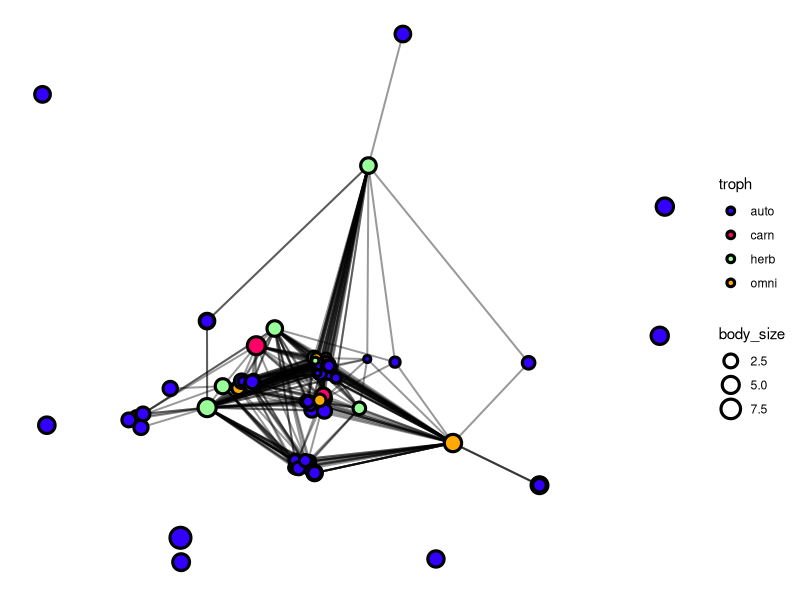
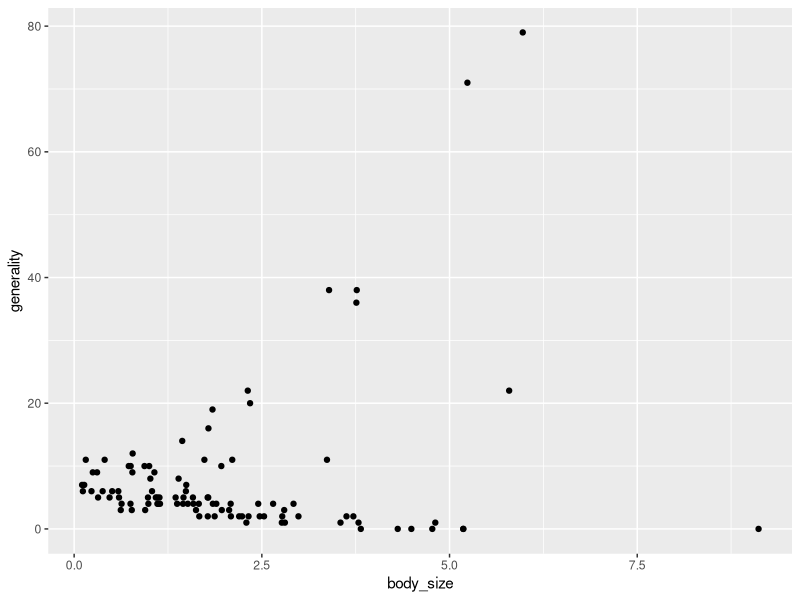
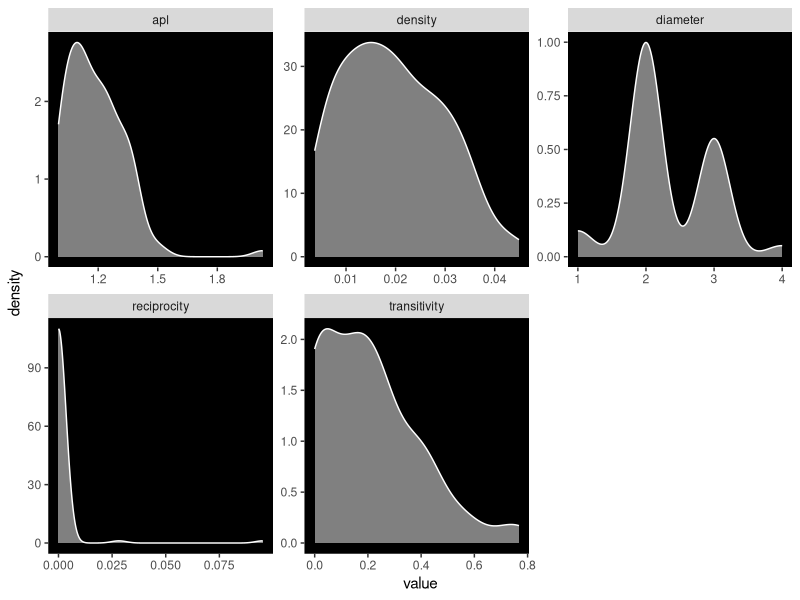
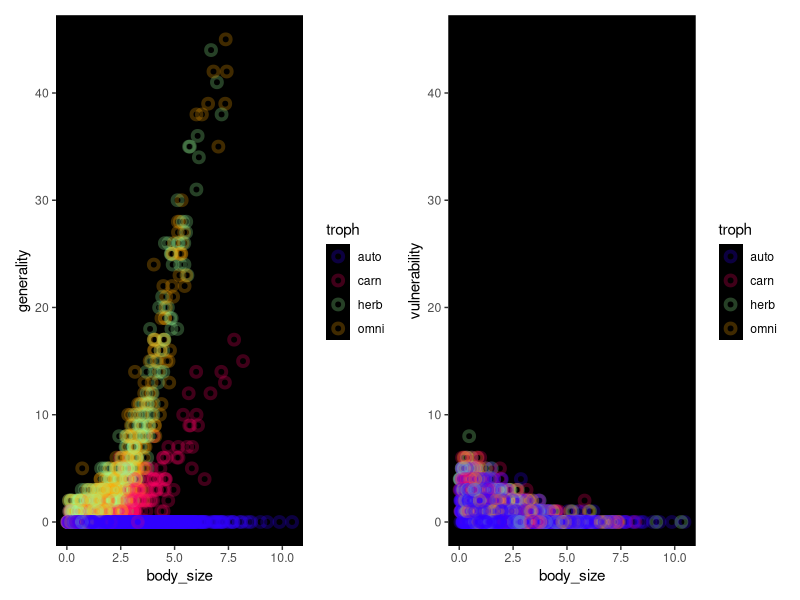
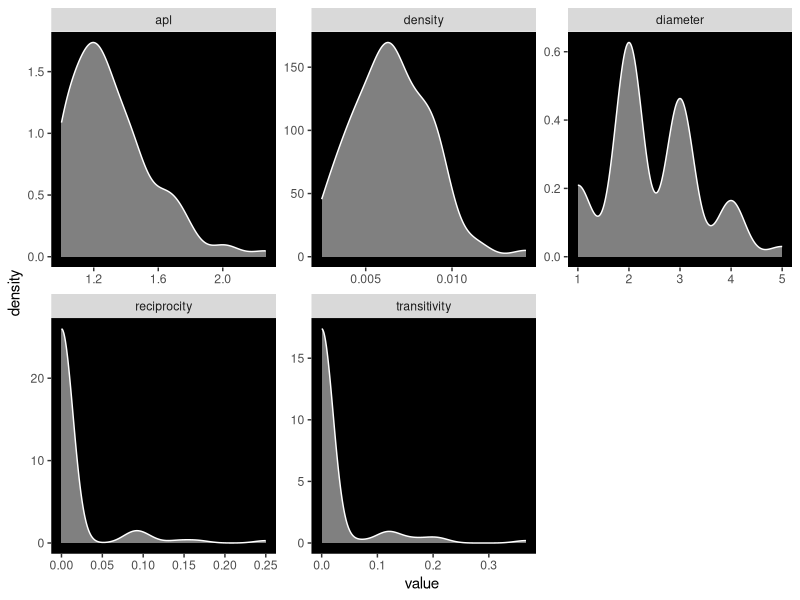
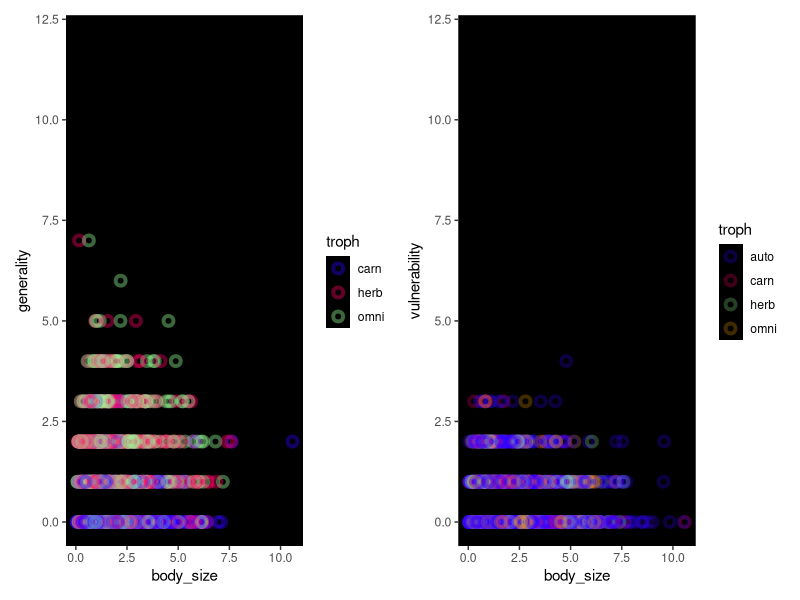
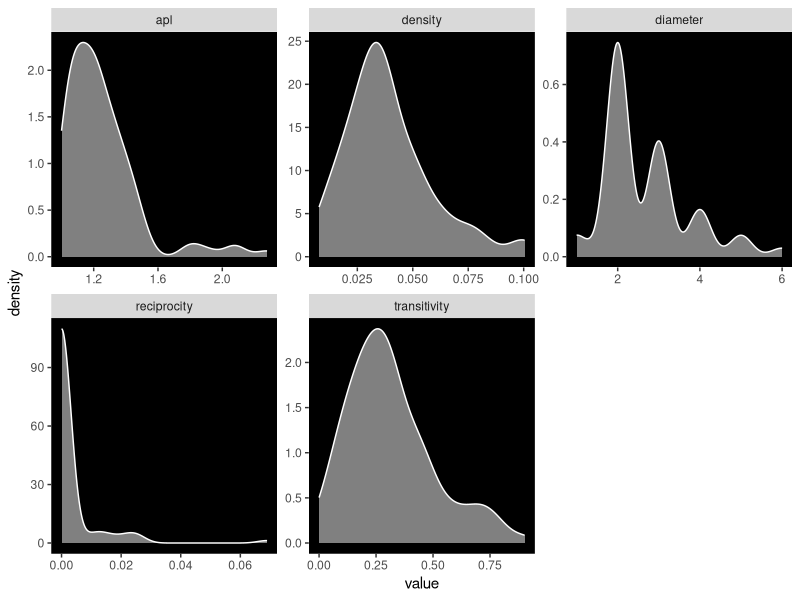
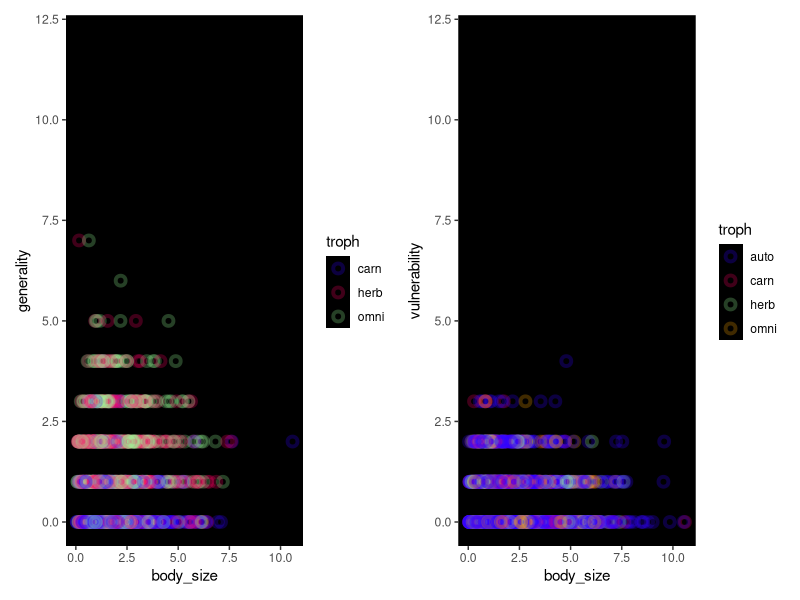

Write R code to recreate these figures, in order.
# plot stuff
library(tidyverse)
library(patchwork)

# network stuff
library(tidygraph)
library(ggraph)
library(igraph)

# link functions 
logit = function(p) {  log( p / (1 - p))  }
inv_logit = function(x) { 1 / (1+ exp(-x) ) }

set.seed(7)

df_theme =   
    theme(plot.background = element_rect(fill='white'), 
          panel.background = element_rect(fill='black'), 
          panel.grid = element_blank())

plot_theme =   
    theme(plot.background = element_rect(fill='white'), 
          panel.background = element_rect(fill='white', color='black'), 
          panel.grid = element_blank())

# testing ----
N = 25

# create species attributes 
d = data.frame(
    species = 1:N, 
    troph = sample( c('carn','omni','herb','auto'), size = N, replace = TRUE, prob = c(0.3,0.05,0.25,0.4) ), 
    body_size = rgamma(N, shape = 2))
d

# create and tidy trophic links 
g = expand.grid(1:N, 1:N)
g = merge(g, d, by.x = 'Var1', by.y = 'species')
g = merge(g, d, by.x = 'Var2', by.y = 'species')

# merging leads to function orders of columns, rename carefully 
colnames(g) = c('prey','pred','troph_pred','body_size_pred', 'troph_prey', 'body_size_prey')

# tidy it up 
g = g %>% 
    arrange(pred,prey) %>%
    mutate(dyad = 1:nrow(g)) %>%
    select(pred, prey, dyad, troph_pred, troph_prey, body_size_pred, body_size_prey) 
g

# calculate body size differences 
g$body_size_diff = (g$body_size_pred - g$body_size_prey)+0.1 

# carnivores 
g$carnivory = ifelse(g$troph_pred == 'carn' & !g$troph_prey == 'auto', 1, 0)

# omnivores 
g$omnivory = ifelse(g$troph_pred == 'omni' , 1, 0)

# herbivory 
g$herbivory = ifelse(g$troph_pred == 'herb' & g$troph_prey == 'auto'  , 1, 0)


bC = 1.5
bO = 1.5
bH = 1.5
bS = -1.5

inv_logit( bC*g$herbivory + bO*g$omnivory + bH*g$herbivory )




# functionalized food web simulation ----

# key
# - N: number of species
# - seed: reproducibility
# - weights: samples weights for carnivore, ominovore, herbivore, and autotrophs

sim_FW = function( N , 
                   seed = 777 ,  
                   weights = c(0.3, 0.05, 0.25, 0.4) , 
                   shape = 2 , 
                   model = 'allometric' , 
                   base_rate = -2 , 
                   alpha , 
                   bC , 
                   bO ,  
                   bH ) {
    
    set.seed(seed)
    # trophic levels 
    trophs = c('carn','omni','herb','auto')
    
    if ( length(weights) != length(trophs)) { print('Error: length of probability vector must equal 4.') } else {
        
        # create species attributes 
        d = data.frame(
            species = 1:N, 
            troph = sample( trophs, size = N, replace = TRUE, prob = weights ), 
            body_size = rgamma(N, shape = shape)
        ) 
    }
    
    # create and tidy trophic links 
    g = expand.grid(1:N, 1:N)
    g = merge(g, d, by.x = 'Var1', by.y = 'species')
    g = merge(g, d, by.x = 'Var2', by.y = 'species')
    
    # merging leads to function orders of columns, rename carefully 
    colnames(g) = c('prey','pred','troph_pred','body_size_pred', 'troph_prey', 'body_size_prey')
    
    # tidy it up 
    g = g %>% 
        arrange(pred,prey) %>%
        mutate(dyad = 1:nrow(g)) %>%
        select(pred, prey, dyad, troph_pred, troph_prey, body_size_pred, body_size_prey)
    
    # calculate body size differences 
    g$body_size_diff = (g$body_size_pred - g$body_size_prey )  + 0.1
    
    # carnivores 
    g$carnivory = ifelse(g$troph_pred == 'carn' & !g$troph_prey == 'auto', 1, 0)
    
    # omnivores 
    g$omnivory = ifelse(g$troph_pred == 'omni' , 1, 0)
    
    # herbivory 
    g$herbivory = ifelse(g$troph_pred == 'herb' & g$troph_prey == 'auto'  , 1, 0)
    
    # compute probabilities 
    # impossible trophic interactions are set to 0 (e.g, a carnivore browsing on grass)
    
    if( model == 'allometric') { 
        
        D = g$body_size_diff
        g$p = inv_logit( base_rate + sign(D)*abs(D)^alpha  )
        g$consumption = rbinom( nrow(g), size=1, prob = g$p ) 
        g[ g$troph_pred == 'auto' , 'consumption' ] = 0
        g[ g$troph_pred == 'carn' & g$troph_prey == 'auto' , "consumption"] = 0
        
        
    } else if( model == 'dietary' ) {
        
        g$p = inv_logit( base_rate + bC*g$carnivory + bO*g$omnivory + bH*g$herbivory )
        g$consumption = rbinom( nrow(g), size=1, prob = g$p ) 
        g[ g$troph_pred == 'auto' , 'consumption' ] = 0
        g[ g$troph_pred == 'carn' & g$troph_prey == 'auto' , "consumption"] = 0
        
        
    } else if( model == 'combined' ) {
        
        D = g$body_size_diff
        g$p = inv_logit( base_rate + sign(D)*abs(D)^alpha + bC*g$carnivory + bO*g$omnivory + bH*g$herbivory )
        g$consumption = rbinom( nrow(g), size=1, prob = g$p ) 
        g[ g$troph_pred == 'auto' , 'consumption' ] = 0
        g[ g$troph_pred == 'carn' & g$troph_prey == 'auto' , "consumption"] = 0
        
        
    }
    
    el = g[ g$consumption == 1 ,c('pred','prey','consumption','p','body_size_diff') ] 
    ig = graph.data.frame( el, directed = T, vertices = d)

    d$generality = graph.strength(ig, mode = 'out')
    d$vulnerability = graph.strength(ig, mode = 'in')
    
    d$outcore = graph.coreness(ig, mode = 'out')
    d$incore = graph.coreness(ig, mode = 'in')
    
    list(d,g,ig)

}





# test plots ----
sim1 = sim_FW(N = 100, weights = c(0.1,0.1,0.1,0.7), seed = NULL,
              alpha = 1.13, base_rate = -3, model = 'allometric' )


sim1[[2]] %>% 
    filter(troph_pred == 'carn' & troph_prey == 'auto') %>%
    select(consumption) %>%
    summarise(s = unique(consumption))


el = sim1[[2]] %>% 
    select(pred, prey, body_size_diff, consumption ) %>%
    filter(consumption == 1) 

ig = graph.data.frame(el, directed = F, vertices = sim1[[1]])


ig %>%
    as_tbl_graph() %>%
    ggraph('mds') + 
    geom_edge_link(color='#00000066', width=0.681) + 
    geom_node_point(aes(fill=troph, size=body_size), shape=21, stroke = 1.618) + 
    theme(plot.background = element_rect(fill='white'), 
          panel.background = element_rect(fill='white')) + 
    scale_fill_manual(values = c('#3300ff','#ff0066','#99ff99','#ffaa00'))





cl = cluster_leiden(ig, objective_function = 'modularity')
cl$membership

modularity(ig, membership = cl$membership, directed = F)


#description 

tibble(generality = graph.strength(ig, mode = 'out'), 
       troph = V(ig)$troph, 
       body_size = V(ig)$body_size ) %>%
    filter(!troph == 'a') %>%
    ggplot() + geom_point(aes(x=body_size, y=generality))


######### ALLOMETRIC MODEL ----
N_iter = 100
sims = replicate( n=N_iter, simplify = 'array',
                  expr =  sim_FW(N=50, weights = c(0.1,0.1,0.1,0.7), seed = NULL,
                                 alpha = 1.13, base_rate = -4, model = 'allometric' ) )

#sims[1,][[1]][,"iter"] = 1

# assign iteration ids 
for(i in 1:N_iter) { for(j in 1:2)  { sims[j,][[i]][, "iter" ] = i } }

# combine tables
sim_df = bind_rows( t(sims)[,1] )
sim_dy = bind_rows( t(sims)[,2] )

# summarise graphs 
ig_sims = sims[3,]

sims_sum = data.frame(
    iter = 1:N_iter,
    model = 'allometric',
    vertices = unlist(lapply(ig_sims, vcount)), 
    edges = unlist(lapply(ig_sims, ecount)), 
    density = unlist(lapply(ig_sims, graph.density)), 
    apl = unlist(lapply(ig_sims, average.path.length)), 
    reciprocity = unlist(lapply(ig_sims, reciprocity)), 
    diameter = unlist(lapply(ig_sims, igraph:::diameter)), 
    transitivity = unlist(lapply(ig_sims, igraph::transitivity, type = 'average'))
    
)

sims_sum %>%
    select(density:transitivity) %>%
    gather() %>%
    ggplot(aes(x=value)) + geom_density(color='white', fill='white', alpha=0.5) +
    facet_wrap(~key, scale='free') + 
    df_theme



sim_df %>%
    #filter(!troph == 'auto') %>%
    ggplot(aes(x=body_size, y=generality)) + 
    df_theme + 
    geom_point(aes(color=troph), size=2, stroke=2, alpha=0.25, shape=21 )  +
    scale_color_manual(values = c('#3300ff','#ff0066','#99ff99','#ffaa00')) + 
    ylim(c(0,45)) + 

sim_df %>%
    #filter(!troph == 'auto') %>%
    ggplot(aes(x=body_size, y=vulnerability)) +
    df_theme + 
    geom_point(aes(color=troph), size=2, stroke=2, alpha=0.25, shape=21 )  +
    scale_color_manual(values = c('#3300ff','#ff0066','#99ff99','#ffaa00')) + 
    ylim(c(0,45)) 



######### DIETARY MODEL ----
N_iter = 100
diet_sims = replicate( n=N_iter, simplify = 'array',
                  expr =  sim_FW(N=50, model = 'dietary', weights = c(0.1,0.1,0.1,0.7), seed = NULL,
                                 base_rate = -4, bC=0.25, bO=0.5, bH=0.5 ) )

#diet_sims[1,][[1]][,"iter"] = 1

# assign iteration ids 
for(i in 1:N_iter) { for(j in 1:2)  { diet_sims[j,][[i]][, "iter" ] = i } }

diet_df = bind_rows( t(diet_sims)[,1] )
diet_dy = bind_rows( t(diet_sims)[,2] )

ig_diet = diet_sims[3,]


diet_sum = data.frame(
    iter = 1:N_iter,
    model = 'dietary',
    vertices = unlist(lapply(ig_diet, vcount)), 
    edges = unlist(lapply(ig_diet, ecount)), 
    density = unlist(lapply(ig_diet, graph.density)), 
    apl = unlist(lapply(ig_diet, average.path.length)), 
    reciprocity = unlist(lapply(ig_diet, reciprocity)), 
    diameter = unlist(lapply(ig_diet, igraph:::diameter)), 
    transitivity = unlist(lapply(ig_diet, igraph::transitivity, type = 'average'))
    
)

diet_sum %>%
    select(density:transitivity) %>%
    gather() %>%
    ggplot(aes(x=value)) + geom_density(color='white', fill='white', alpha=0.5) +
    facet_wrap(~key, scale='free') + 
    df_theme


diet_df %>%
    filter(!troph == 'auto') %>%
    ggplot(aes(x=body_size, y=generality)) + 
    geom_point(aes(color=troph), size=2, stroke=2, alpha=0.2, shape=21 ) + 
    df_theme + 
    geom_point(aes(color=troph), size=2, stroke=2, alpha=0.25, shape=21 )  +
    scale_color_manual(values = c('#3300ff','#ff0066','#99ff99','#ffaa00')) + 
    ylim(c(0,12)) +
    
    diet_df %>%
    #filter(!troph == 'auto') %>%
    ggplot(aes(x=body_size, y=vulnerability)) + 
    df_theme + 
    geom_point(aes(color=troph), size=2, stroke=2, alpha=0.25, shape=21 )  +
    scale_color_manual(values = c('#3300ff','#ff0066','#99ff99','#ffaa00')) + 
    ylim(c(0,12)) 

######### COMBINED MODEL ----
N_iter = 100
comb_sims = replicate( n=N_iter, simplify = 'array',
                       expr =  sim_FW(N=50, model = 'combined', weights = c(0.1,0.1,0.1,0.7), seed = NULL,
                                      base_rate = -4, alpha=2,  bC=0.25, bO=0.5, bH=0.5 ) )

#diet_sims[1,][[1]][,"iter"] = 1

# assign iteration ids 
for(i in 1:N_iter) { for(j in 1:2)  { diet_sims[j,][[i]][, "iter" ] = i } }

comb_df = bind_rows( t(diet_sims)[,1] )
comb_dy = bind_rows( t(diet_sims)[,2] )

ig_comb = comb_sims[3,]


diet_sum = data.frame(
    iter = 1:N_iter,
    model = 'dietary',
    vertices = unlist(lapply(ig_comb, vcount)), 
    edges = unlist(lapply(ig_comb, ecount)), 
    density = unlist(lapply(ig_comb, graph.density)), 
    apl = unlist(lapply(ig_comb, average.path.length)), 
    reciprocity = unlist(lapply(ig_comb, reciprocity)), 
    diameter = unlist(lapply(ig_comb, igraph:::diameter)), 
    transitivity = unlist(lapply(ig_comb, igraph::transitivity, type = 'average'))
    
)

diet_sum %>%
    select(density:transitivity) %>%
    gather() %>%
    ggplot(aes(x=value)) + geom_density(color='white', fill='white', alpha=0.5) +
    facet_wrap(~key, scale='free') + 
    df_theme


comb_df %>%
    filter(!troph == 'auto') %>%
    ggplot(aes(x=body_size, y=generality)) + 
    df_theme + 
    geom_point(aes(color=troph), size=2, stroke=2, alpha=0.25, shape=21 )  +
    scale_color_manual(values = c('#3300ff','#ff0066','#99ff99','#ffaa00')) + 
    ylim(c(0,12)) + 
    
    comb_df %>%
    #filter(!troph == 'auto') %>%
    ggplot(aes(x=body_size, y=vulnerability)) + 
    df_theme + 
    geom_point(aes(color=troph), size=2, stroke=2, alpha=0.25, shape=21 )  +
    scale_color_manual(values = c('#3300ff','#ff0066','#99ff99','#ffaa00')) + 
    ylim(c(0,12)) 



#plot( seq(-2,2, length=9), log(exp(seq(-2,2, length=9))^1), xlim = c(-2,2), ylim = c(-3,3), type='l' )
#lines( seq(-2,2, length=9), log(exp(seq(-2,2, length=9))^1.5), xlim = c(-2,2), ylim = c(-3,3), type='l', col='red')
#lines( seq(-2,2, length=9), log(exp(seq(-2,2, length=9))^0.5), xlim = c(-2,2), ylim = c(-3,3), type='l', col='blue')
#
#
#plot( seq(-2,2, length=9), exp(seq(-2,2, length=9))^1, xlim = c(-2,2), ylim = c(0,3), type='l' )
#lines( seq(-2,2, length=9), exp(seq(-2,2, length=9))^1.5, xlim = c(-2,2), ylim = c(0,3), type='l', col='red')
#lines( seq(-2,2, length=9), exp(seq(-2,2, length=9))^0.5, xlim = c(-2,2), ylim = c(0,3), type='l', col='blue')
